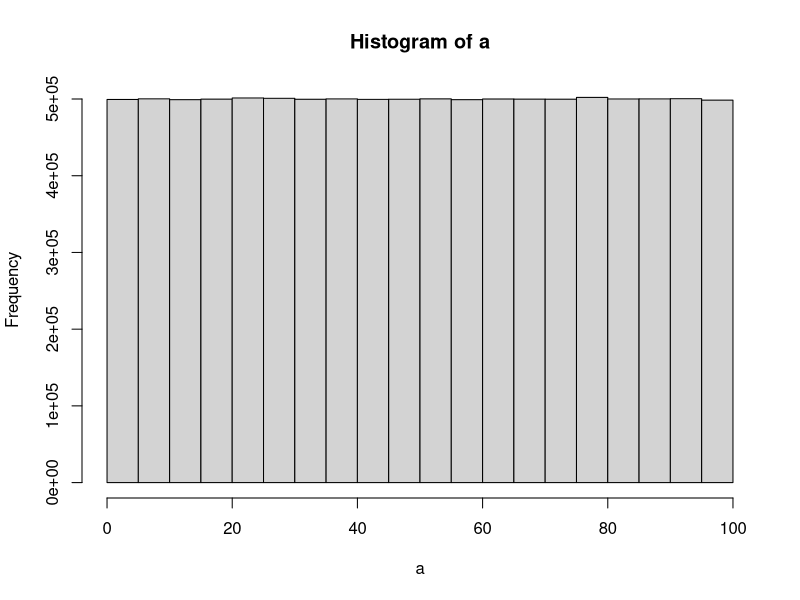

The R script that drew this image:
## ---- chunk 1
for (i in 1:100){
  if(i%%2)
    print(i)
}


## ---- chunk 2

runif(100,1,100)

## ---- chunk 3
random_num <-matrix(runif(400, min=3,max=45), nrow = 20, ncol=20)


## ---- chunk 4
fizzb <- c(1:100)
for (i in 1:length(fizzb)){
  fizzb[i] <-i
  if(i%%3 == 0 & i%%5== 0){
    fizzb[i] ="FizzBuzz"
  } else if (i%%3 ==0){
    fizzb[i] ="Fizz"
  }
else if (i%%5 ==0 )
  fizzb[i] = "Buzz"
}


## ---- chunk 5

a<-runif(10000000,0,100)
hist(a)




## ---- chunk 6

dice1 <- replicate(1000,(sample(1:6,1,replace= TRUE)))
dice2 <-replicate(1000,(sample(1:6,1,replace= TRUE)))
sim <- c()
combined <- dice1+dice2
sim <- table(combined)/1000

## ---- chunk 7

multiplication_table <-matrix(NA, nrow=10, ncol=10)
colnames(multiplication_table) <- c("1", "2", "3" ,"4", "5", "6", "7","8","9","10")

rownames(multiplication_table) <- c("1", "2", "3" ,"4", "5", "6", "7","8","9","10")

for(i in 1:10) {
  for(j in 1:10) {
   multiplication_table[i, j] = (i*j)
  }
}



  
 

  

## ---- chunk 8


save_rolls <- c()
for(sims in 1:1000){
    total_sum<-0
    number_of_rolls<-0
    curpos <-0
    ladder <- c(3:11, 6:17,9:18,10:12)
    snakes <- c(14:4, 19:8, 22:20, 24:16)
  while(total_sum < 25){
    total_sum <-total_sum+sample(c(1,2,3,4,5,6),1)
      if (curpos %in% snakes) {
       curpos <- curpos +1  }
      if (curpos %in% ladder){
       curpos <- curpos +1
  }
  number_of_rolls <- number_of_rolls+1

}
save_rolls[sims] <- number_of_rolls
}
mean(save_rolls)



## ---- chunk 9
